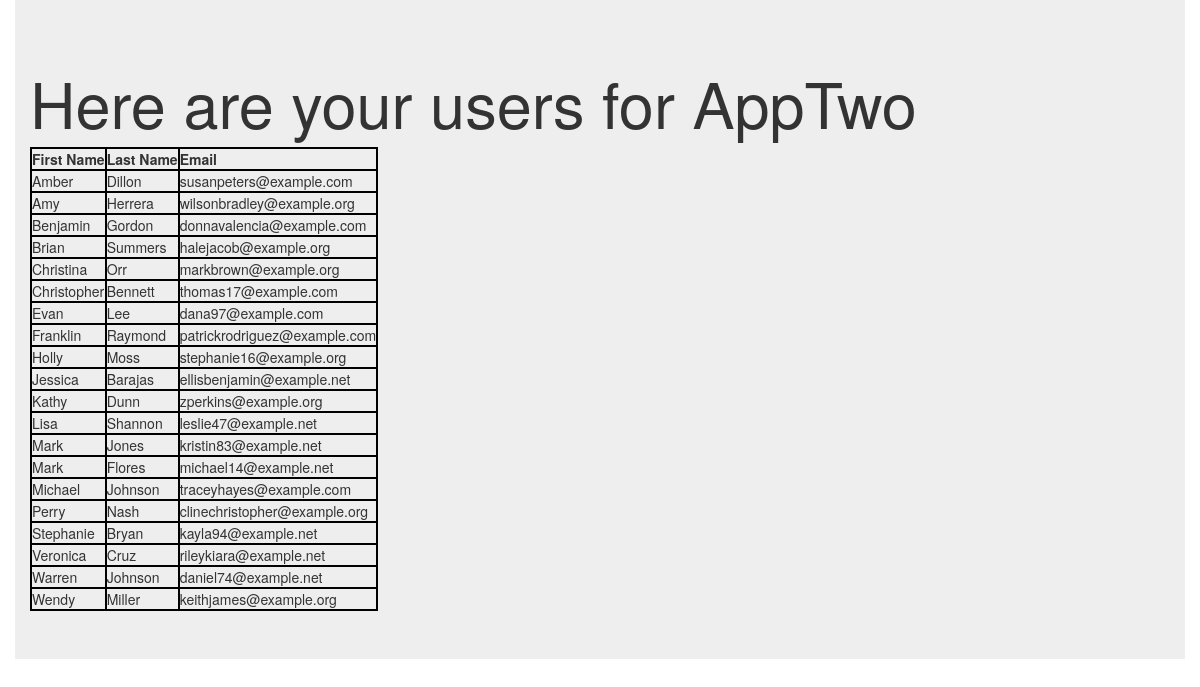
/users/, run on the app's committed database.
### appTwo/models.py (models this page shows)
class User(models.Model):
    first_name = models.CharField(max_length=128)
    last_name = models.CharField(max_length=128)
    email = models.EmailField(max_length=264, unique=True)

### appTwo/views.py (the view)
# urls.py: url(r'^users/', include('appTwo.urls')),
def users(request):
    user_list = User.objects.order_by('first_name')
    user_dict = {'users1':user_list}
    return render(request, 'appTwo/users.html', context=user_dict)

### templates/appTwo/users.html (shortened to what this page needs)
<!DOCTYPE html>
{% load static %}
<html lang="en" dir="ltr">
  <head>
    <link rel="stylesheet" href="{% static "css/mystyle.css" %}">
    <link rel="stylesheet" href="https://maxcdn.bootstrapcdn.com/bootstrap/3.3.7/css/bootstrap.min.css">
  </head>
  <body>
    <div class="container jumbotron">
    <h1>Here are your users for AppTwo</h1>
    {% if users1 %}
    <table>
      <tr>
        <th>First Name</th>
        <th>Last Name</th>
        <th>Email</th>
      </tr>
      {% for person in users1 %}
      <tr>
        <td>{{person.first_name}}</td>
        <td>{{person.last_name}}</td>
        <td>{{person.email}}</td>
      </tr>
      {% endfor %}
    </table>
    {% endif %}
    </div>
  </body>
</html>

### static/css/mystyle.css (style rules this page uses)
h1 { color: red; }
table,th,td { border: 2px solid black; }

### data on the page
User: first_name "Amber", last_name "Dillon", email "susanpeters@example.com"
User: first_name "Amy", last_name "Herrera", email "wilsonbradley@example.org"
User: first_name "Benjamin", last_name "Gordon", email "donnavalencia@example.com"
User: first_name "Brian", last_name "Summers", email "halejacob@example.org"
User: first_name "Christina", last_name "Orr", email "markbrown@example.org"
User: first_name "Christopher", last_name "Bennett", email "thomas17@example.com"
User: first_name "Evan", last_name "Lee", email "dana97@example.com"
User: first_name "Franklin", last_name "Raymond", email "patrickrodriguez@example.com"
User: first_name "Holly", last_name "Moss", email "stephanie16@example.org"
User: first_name "Jessica", last_name "Barajas", email "ellisbenjamin@example.net"
User: first_name "Kathy", last_name "Dunn", email "zperkins@example.org"
User: first_name "Lisa", last_name "Shannon", email "leslie47@example.net"
User: first_name "Mark", last_name "Jones", email "kristin83@example.net"
User: first_name "Mark", last_name "Flores", email "michael14@example.net"
User: first_name "Michael", last_name "Johnson", email "traceyhayes@example.com"
User: first_name "Perry", last_name "Nash", email "clinechristopher@example.org"
User: first_name "Stephanie", last_name "Bryan", email "kayla94@example.net"
User: first_name "Veronica", last_name "Cruz", email "rileykiara@example.net"
User: first_name "Warren", last_name "Johnson", email "daniel74@example.net"
User: first_name "Wendy", last_name "Miller", email "keithjames@example.org"
